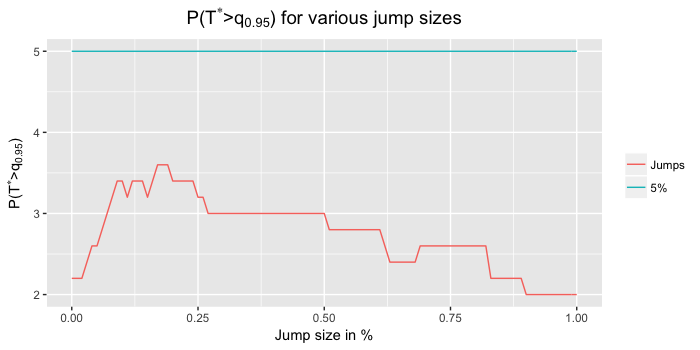

This chart was generated by the following R code:
library(latex2exp)
setwd(Sys.getenv("masters-thesis"))
source("Module/table1functions.R")
source("Simulation/add_all.R")


####### ESTIMATION PARAMETERS
heston_params <- sim.setup()
h_mu <- 5/(52*7*24*60)
ratio <- 12
lag <- 10

#Burn a single minute in:
n <- heston_params$Nsteps
mat <- heston_params$mat
dt <- mat/n
one_min <- 1/(52*7*24*60)
n_burn <- one_min / dt
t.index <- seq(from = n_burn, to = 23400, by = 5) #Burn a volatility bandwidth (note 10 in Christensen)

# BURST SETTINGS (a = 0, 0.55, 0.65, 0.75 | b = 0.0, 0.1, 0.2, 0.3, 0.4), c_1 and c_2 from Batman
alpha <- 0.55

percentage_list <- seq(0,1, by = 0.01)
c_1_list <- (1-alpha)*0.01*percentage_list/(10/(60*24*7*52))^(1-alpha)

#Get burst settings as a list (uses sim.burstsetting for standardization)
burstsettings <- list(length(c_1_list))
for (c_1 in 1:length(c_1_list)) {
  #beta_index <- 1
  burstsettings[[c_1]] <- sim.burstsetting(jump = T,
                                           alpha = alpha,
                                           c_1 = c_1_list[c_1],
                                           beta = 0,
                                           c_2 = 0)
}

#Evt. reverse
#### LOOP BECAUSE OF LACK OF MEMORY
Npaths <- 500 #Takes approx. a second per path (because it has to estimate T for 35 processes w. 3 different bandwidths)
n_loops <- ceiling(Npaths/50) #After 50 it just scales linearly if not slower
output_list <- list()
set.seed(100)
N <- ceiling(Npaths/n_loops)
Tstar <- numeric(N);  rho<-numeric(N);
temp <- matrix(nrow = n_loops,ncol = length(burstsettings))

p0 <- Sys.time()
for (memory in 1:n_loops) {
    #memory <- 1
  
    ### Keep track
    print(paste("Loop",memory, "out of ",n_loops))
    print(paste("Expected time left:", round(Npaths-(memory-1)*Npaths/n_loops,0),"seconds")) #One second per path
    
    ### SIMULATE ALL PATHS
    heston_params$Npath <- N
    Heston <- sim.heston(heston_params)
    
    all_simulations <- sim.add_all(Heston = Heston, burst_args = burstsettings)
    
    for (process in 1:length(all_simulations)) {
      #process <- 1
      
      #Calculate dy
      all_simulations[[process]]$Y <- t(diff(t(as.matrix(all_simulations[[process]]$Y))))
      
      #Calculate T
      mu_hat <- est.mu.mat.2.0(data = all_simulations[[process]], hd = h_mu, bandwidth_rescale = T)$mu[,t.index]
      sigma2_hat <- est.sigma.mat.3.0(data = all_simulations[[process]], hv = ratio*h_mu, bandwidth_rescale = T)$sig[,t.index]
      T_hat <- sqrt(h_mu) * mu_hat/ sqrt(sigma2_hat)
        
      #Calculate T_max and thresholds
      for(subpath in 1:N){
        Tstar[subpath] <- max(abs(T_hat[subpath,]))
        # fit rho
        rho[subpath] <- est.rho.MLE(T_hat[subpath,])
      }
        
      m <- rep(ncol(T_hat),N)
      z<-est.z_quantile(m, rho, 0.95)$qZm
        
      #Save percentage rejection in list
      temp[memory,process] <- mean(Tstar>=z)
      }
}
print(Sys.time()-p0)

### Take mean accross memories (assuming same number of paths in every memory loop)
results_mean <- apply(temp,2,mean)*100

#plot
plot_df <- data.frame(percentage = percentage_list,
                      rejection = results_mean,
                      color = rep("Jumps",length(percentage_list)))

five_perc_df <- data.frame(percentage = percentage_list,
                           rejection = rep(5,length(percentage_list)),
                           color = rep("5%",length(percentage_list)))

plot_df <- rbind(plot_df,five_perc_df)

ggplot(plot_df, aes(percentage,rejection,color = color)) +
  geom_line() +
  xlab("Jump size in %") +
  ylab(TeX('$ P(T^*> q_{0.95})$')) +
  ggtitle(TeX('$ P(T^*> q_{0.95})$ for various jump sizes')) +
  theme(plot.title = element_text(hjust = 0.5, size = 14)) +
  theme(legend.title = element_blank())
